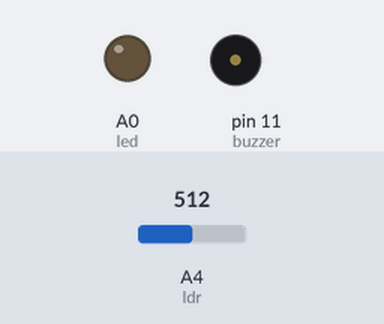
The sketch below on a simulated Arduino Uno, built with avr-gcc and run on an emulated ATmega328P. On the bench: output pins drawn as LEDs (lit = HIGH), buzzer (waves = sounding, pin HIGH). The inputs (shaded band) are chosen by the test bench; at power-on: A4 (ldr) = 512.

Above: at 1.2 s.
1.3 s: A4 (ldr) set to 306
Timing chart, 0 to 4.3 s (numbered marks = the images above; inputs shaded):
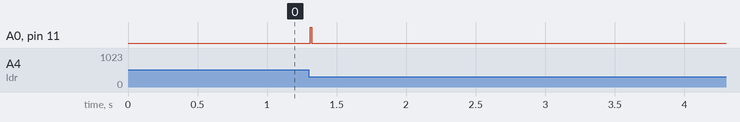

The sketch:

laserTripwire.ino
```cpp
int ldr = A4;
int buzzer = 11;
int led = A0;
long ldrV1, ldrV2;


void setup() {
  pinMode (buzzer, OUTPUT);
  pinMode (led, OUTPUT);
  pinMode (ldr, INPUT);

}

void loop() {
    ldrV1 = analogRead(ldr);
    delay(10);
    ldrV2 = analogRead(ldr);
  if (ldrV1-ldrV2 > 20) {
  digitalWrite(buzzer, HIGH);
  digitalWrite(led, HIGH);
  }
    else{
      digitalWrite(buzzer, LOW);
      digitalWrite(led, LOW);
    }
  }
```

Measured:
- after the input at 1.3 s, A0 (led), pin 11 (buzzer): LOW → HIGH at once, → LOW 0.01 s later
